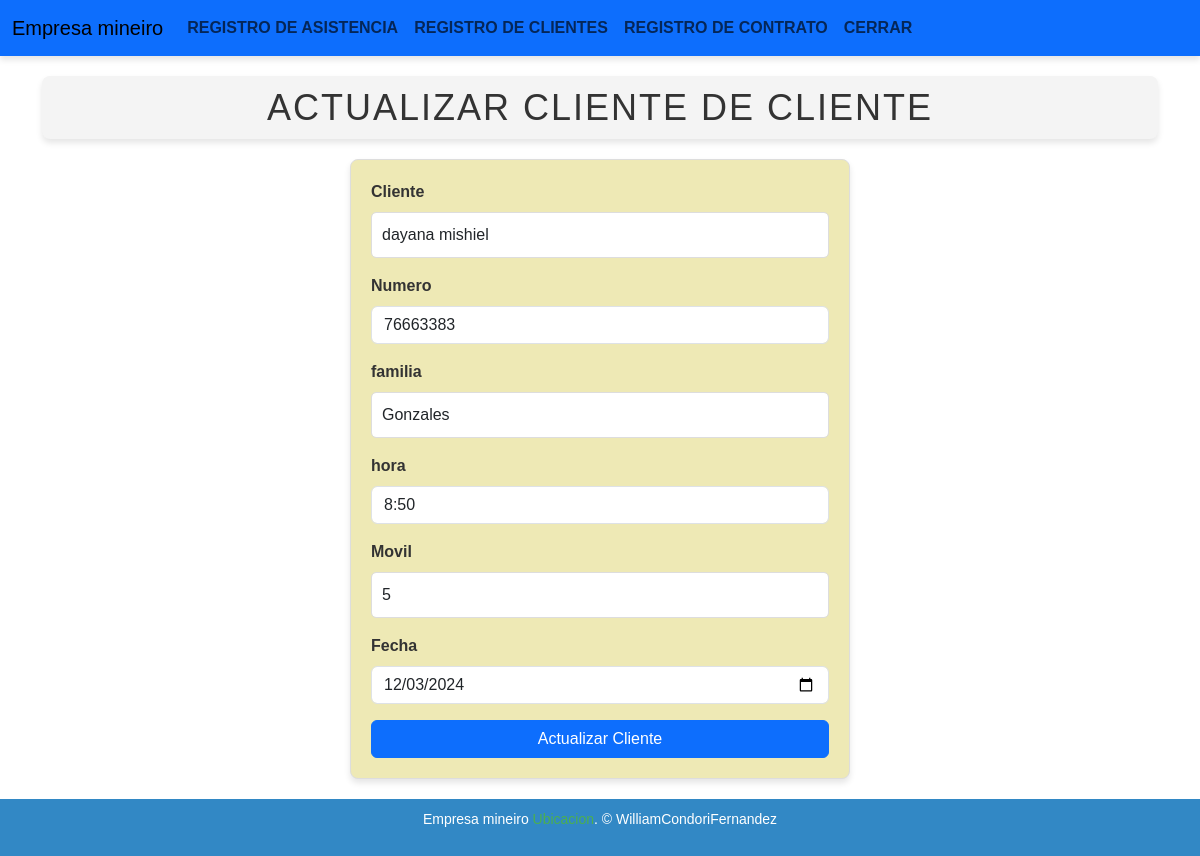
/clientes/edit/1, run on the app's committed database.
### models/cliente_model.py (models this page shows, shortened)
class Cliente(db.Model):
    __tablename__ = "clientes"
    id = db.Column(db.Integer,primary_key=True)
    nombre = db.Column(db.String(80),nullable=False)
    numero = db.Column(db.String(20),nullable=False)
    familia = db.Column(db.String(50),nullable=False)
    hora = db.Column(db.String(20),nullable=False)
    movil = db.Column(db.String(20),nullable=False)
    fecha = db.Column(db.String(20),nullable=False)
    @staticmethod
    def get_by_id(id):
        return Cliente.query.get(id)

### controllers/cliente_controller.py (the view, shortened to what this page needs)
@cliente_bp.route("/edit/<int:id>",methods=['GET','POST'])
def edit(id):
    cliente = Cliente.get_by_id(id)
    return cliente_view.edit(cliente)

### views/cliente_view.py (called while the page is built)
def edit(cliente):
    return render_template('clientes/edit.html',cliente=cliente)

### templates/clientes/edit.html (shortened to what this page needs)
{% extends 'base.html' %}
{% block content %}
<h1>Actualizar cliente de Cliente</h1>
<form action="{{ url_for('cliente.edit',id=cliente.id) }}" method="POST">
    <div class="mb-3">
        <label for="" class="form-label">Cliente</label>
        <input type="text" class="form-control" name="nombre" value="{{ cliente.nombre }}" required>
    </div>
    <div class="mb-3">
        <label for="" class="form-label">Numero</label>
        <input type="number" class="form-control" name="numero" value="{{ cliente.numero }}" required>
    </div>
    <div class="mb-3">
        <label for="" class="form-label">familia</label>
        <input type="text" class="form-control" name="familia" value="{{ cliente.familia }}" required>
    </div>
    <div class="mb-3">
        <label for="" class="form-label">hora</label>
        <input type="datetime" class="form-control" name="hora" value="{{ cliente.hora }}" required>
    </div>
    <div class="mb-3">
        <label for="" class="form-label">Movil</label>
        <input type="text" class="form-control" name="movil" value="{{ cliente.movil }}" required>
    </div><div class="mb-3">
        <label for="" class="form-label">Fecha</label>
        <input type="date" class="form-control" name="fecha" value="{{ cliente.fecha }}" required>
    </div>
<button type="submit" class="btn btn-primary">Actualizar Cliente</button>
</form>
{% endblock %}

### templates/base.html (style rules this page uses)
body { font-family: Arial, sans-serif; margin: 0; padding: 0; display: flex; flex-direction: column; justify-content: space-around; min-height: 100vh; background-color: #ffffff; }
h1 { font-family: 'Arial Black', sans-serif; font-size: 36px; color: #333; text-align: center; margin: 20px 0; padding: 10px; background-color: #f4f4f4; border-radius: 8px; box-shadow: 0 4px 6px rgba(0, 0, 0, 0.1); text-transform: uppercase; letter-spacing: 2px; }
form { max-width: 500px; margin: 20px auto; padding: 20px; background-color: #eee9b5; border: 1px solid #ddd; border-radius: 8px; box-shadow: 0 4px 6px rgba(0, 0, 0, 0.1); font-family: Arial, sans-serif; }
form label { display: block; margin-bottom: 8px; font-weight: bold; color: #333; }
form input[type="text"], form input[type="email"], form input[type="password"], form textarea, form select { width: 100%; padding: 10px; margin-bottom: 15px; border: 1px solid #ddd; border-radius: 5px; font-size: 16px; box-sizing: border-box; }
form button { display: block; width: 100%; padding: 10px; background-color: #4CAF50; color: white; border: none; border-radius: 5px; font-size: 16px; cursor: pointer; transition: background-color 0.3s; }

### data on the page
Cliente: nombre "dayana mishiel", numero "76663383", familia "Gonzales", hora "8:50", movil "5", fecha "12/03/2024"
